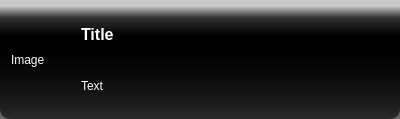
<?xml version="1.0" encoding="UTF-8"?>
<ui version="4.0">
 <class>popupTheme</class>
 <widget class="QFrame" name="popupTheme">
  <property name="geometry">
   <rect>
    <x>0</x>
    <y>0</y>
    <width>400</width>
    <height>119</height>
   </rect>
  </property>
  <property name="sizePolicy">
   <sizepolicy hsizetype="Fixed" vsizetype="Fixed">
    <horstretch>0</horstretch>
    <verstretch>0</verstretch>
   </sizepolicy>
  </property>
  <property name="minimumSize">
   <size>
    <width>400</width>
    <height>0</height>
   </size>
  </property>
  <property name="maximumSize">
   <size>
    <width>400</width>
    <height>16777215</height>
   </size>
  </property>
  <property name="windowTitle">
   <string>Form</string>
  </property>
  <property name="styleSheet">
   <string notr="true">#popupTheme {
border-radius:10px;
color:#ffffff;
background: qlineargradient(spread:pad, x1:0, y1:0, x2:0, y2:1, stop:0.05 rgba(200, 200, 200, 255), stop:0.15 rgba(50, 50, 50, 255), stop:0.3 rgba(0, 0, 0, 255), stop:1 rgba(0, 0, 0, 150));
}

#popupTheme QLabel {
color: #ffffff;
}</string>
  </property>
  <layout class="QHBoxLayout" name="horizontalLayout">
   <item>
    <widget class="QLabel" name="lblImage">
     <property name="maximumSize">
      <size>
       <width>64</width>
       <height>16777215</height>
      </size>
     </property>
     <property name="text">
      <string>Image</string>
     </property>
    </widget>
   </item>
   <item>
    <layout class="QVBoxLayout" name="verticalLayout">
     <item>
      <widget class="QLabel" name="lblTitle">
       <property name="font">
        <font>
         <pointsize>12</pointsize>
         <weight>75</weight>
         <bold>true</bold>
        </font>
       </property>
       <property name="text">
        <string>Title</string>
       </property>
      </widget>
     </item>
     <item>
      <widget class="QLabel" name="lblText">
       <property name="text">
        <string>Text</string>
       </property>
      </widget>
     </item>
    </layout>
   </item>
  </layout>
 </widget>
 <resources/>
 <connections/>
</ui>
